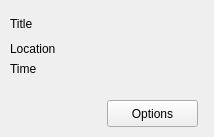
<?xml version="1.0" encoding="UTF-8"?>
<ui version="4.0">
 <class>courseObj</class>
 <widget class="QWidget" name="courseObj">
  <property name="geometry">
   <rect>
    <x>0</x>
    <y>0</y>
    <width>214</width>
    <height>137</height>
   </rect>
  </property>
  <property name="windowTitle">
   <string>Form</string>
  </property>
  <property name="windowOpacity">
   <double>0.750000000000000</double>
  </property>
  <property name="autoFillBackground">
   <bool>true</bool>
  </property>
  <widget class="QLabel" name="time">
   <property name="geometry">
    <rect>
     <x>10</x>
     <y>60</y>
     <width>66</width>
     <height>17</height>
    </rect>
   </property>
   <property name="text">
    <string>Time</string>
   </property>
  </widget>
  <widget class="QLabel" name="location">
   <property name="geometry">
    <rect>
     <x>10</x>
     <y>40</y>
     <width>66</width>
     <height>17</height>
    </rect>
   </property>
   <property name="text">
    <string>Location</string>
   </property>
  </widget>
  <widget class="QPushButton" name="optionsBtn">
   <property name="geometry">
    <rect>
     <x>107</x>
     <y>100</y>
     <width>91</width>
     <height>27</height>
    </rect>
   </property>
   <property name="text">
    <string>Options</string>
   </property>
  </widget>
  <widget class="QSplitter" name="splitter">
   <property name="geometry">
    <rect>
     <x>10</x>
     <y>10</y>
     <width>167</width>
     <height>27</height>
    </rect>
   </property>
   <property name="orientation">
    <enum>Qt::Horizontal</enum>
   </property>
   <widget class="QLabel" name="title">
    <property name="text">
     <string>Title</string>
    </property>
    <property name="wordWrap">
     <bool>true</bool>
    </property>
   </widget>
  </widget>
 </widget>
 <resources/>
 <connections/>
</ui>
